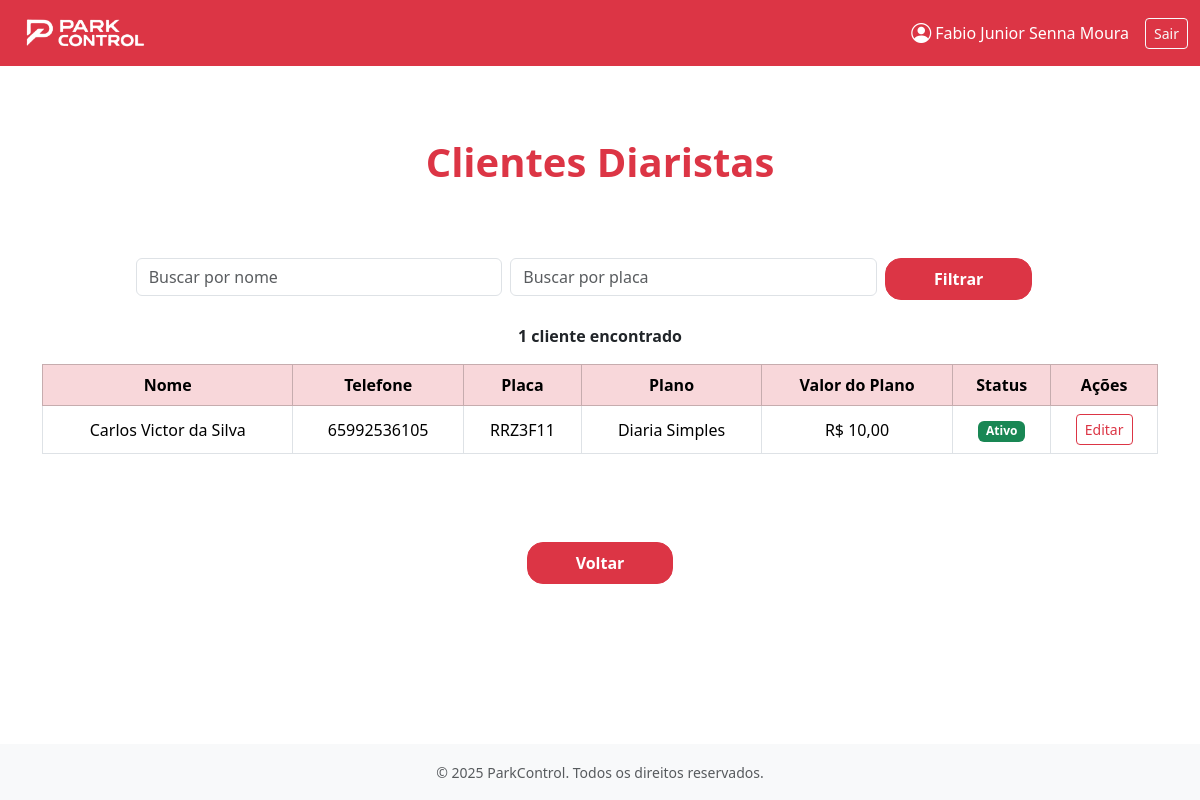
/diaristas/ (signed in), run on an earlier commit of the app's database.
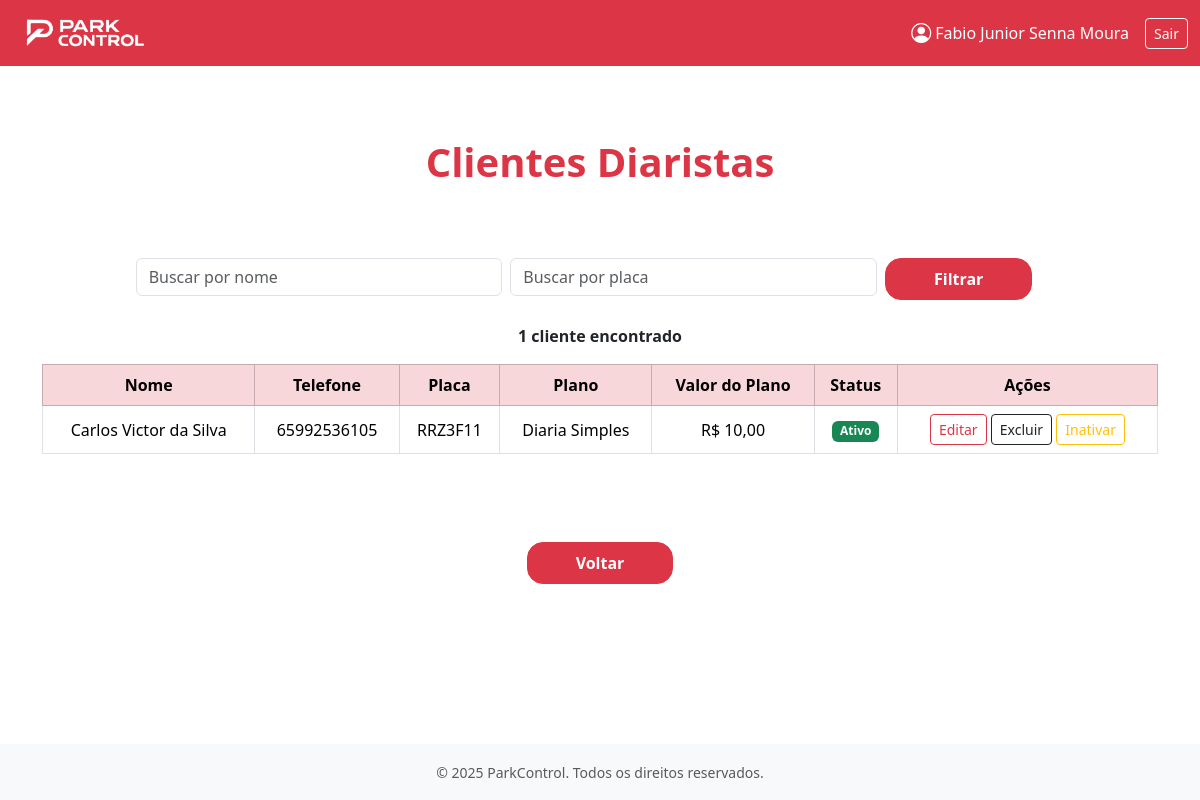
And on a later commit of the database.
### apps/clientes/models.py (models this page shows, shortened)
class Diarista(models.Model):
    nome = models.CharField(max_length=100)
    telefone = models.CharField(
        max_length=15,
        validators=[
            RegexValidator(
                r'^\(?\d{2}\)?[-.\s]?\d{4,5}[-.\s]?\d{4}$',
                'Telefone no formato inválido (ex: (65) 99999-9999)'
            )
        ]
    )
    plano = models.ForeignKey(
        Planos,
        on_delete=models.SET_NULL,
        null=True,
        blank=True,
        limit_choices_to={'tipo_plano': 'Diarista'},
        related_name="diaristas"
    )
    placa = models.CharField(
        max_length=10,
        unique=True,
        validators=[
            RegexValidator(
                r'^[A-Z]{3}[0-9][A-Z][0-9]{2}$',
                'Placa no formato inválido (ex: ABC1D23 - padrão Mercosul)'
            )
        ]
    )
    ativo = models.BooleanField(default=True)

### apps/planos/models.py (models this page shows, shortened)
class Planos(models.Model):
    TIPO_PLANO_CHOICES = [
        ('Mensalista', 'Mensalista'),
        ('Diarista', 'Diarista'),
    ]
    TIPO_MENSAL_CHOICES = [
        ('Mensal', 'Mensal'),
        ('Anual','Anual')
    ]
    STATUS_CHOICES = [
        ('Ativo', 'Ativo'),
        ('Inativo', 'Inativo'),
    ]
    nome = models.CharField( max_length=50, blank=False, null=False)
    validade = models.PositiveIntegerField(blank=False, null=False)
    descricao = models.TextField(blank=True)
    data_criacao = models.DateTimeField(auto_now_add=True)
    ultima_alteracao = models.DateTimeField(auto_now=True)
    tipo_plano = models.CharField(max_length=20, choices=TIPO_PLANO_CHOICES, blank=False, null=False)
    status = models.CharField(max_length=20, choices=STATUS_CHOICES, blank=True, null=True,default='Ativo')
    valor_diaria = models.DecimalField(max_digits=10, decimal_places=2, blank=True, null=True)
    valor = models.DecimalField(max_digits=10, decimal_places=2, blank=True, null=True)
    tipo_mensal  = models.CharField(max_length=20, choices=TIPO_MENSAL_CHOICES, blank=True, null=True)

### apps/clientes/views.py (the view)
# urls.py: path('diaristas/', views.cliente_diarista_view, name='cliente_diarista'),
def cliente_diarista_view(request):
    diaristas = Diarista.objects.all()
    query_nome = request.GET.get('nome', '')
    query_placa = request.GET.get('placa', '')
    if query_nome:
        diaristas = diaristas.filter(nome__icontains=query_nome)
    if query_placa:
        diaristas = diaristas.filter(placa__icontains=query_placa)
    return render(request, 'clientes/cliente_diarista.html', {'diaristas': diaristas, 'query_nome': query_nome, 'query_placa': query_placa})

### apps/clientes/templates/clientes/cliente_diarista.html (shortened to what the changed rows need)
{% extends "base.html" %}
{% load static %}
{% block content %}
<main class="flex-grow-1 d-flex flex-column justify-content-center align-items-center py-5">
    <h1 class="text-danger fw-bold mb-5">Clientes Diaristas</h1>
    <div class="container mt-4">
        <div class="table-responsive">
            {% if diaristas %}
            <table class="table table-bordered text-center align-middle">
                <thead class="table-danger">
                    <tr>
                        <th>Nome</th>
                        <th>Telefone</th>
                        <th>Placa</th>
                        <th>Plano</th>
                        <th>Valor do Plano</th>
                        <th>Status</th>
                        <th>Ações</th>
                    </tr>
                </thead>
                <tbody>
                    {% for cliente in diaristas %}
                    <tr>
                        <td>{{ cliente.nome }}</td>
                        <td>{{ cliente.telefone }}</td>
                        <td>{{ cliente.placa }}</td>
                        <td>{{ cliente.plano.nome }}</td>
                        <td>R$ {{ cliente.plano.valor|floatformat:2 }}</td>
                        <td>
                            {% if cliente.ativo %}
                                <span class="badge bg-success">Ativo</span>
                            {% else %}
                                <span class="badge bg-secondary">Inativo</span>
                            {% endif %}
                        </td>
                        <td>
                            <a href="{% url 'clientes:editar_diarista' pk=cliente.pk %}" class="btn btn-outline-danger btn-sm">Editar</a>
                            {% if user.is_authenticated and user.perfil_acesso == 'Administrador' %}
                                <a href="{% url 'clientes:excluir_diarista' pk=cliente.pk %}" class="btn btn-outline-dark btn-sm">Excluir</a>
                                {% if cliente.ativo %}
                                    <a href="{% url 'clientes:inativar_diarista' pk=cliente.pk %}" class="btn btn-outline-warning btn-sm">
                                        Inativar
                                    </a>
                                {% else %}
                                    <a href="{% url 'clientes:ativar_diarista' pk=cliente.pk %}" class="btn btn-outline-success btn-sm">
                                        Ativar
                                    </a>
                                {% endif %}
                            {% endif %}
                        </td>
                    </tr>
                    {% empty %}
                    <tr>
                        <td colspan="5">Nenhum cliente encontrado.</td>
                    </tr>
                    {% endfor %}
                </tbody>
            </table>
            {% else %}
            <p class="text-center fw-bold text-muted">Nenhum cliente encontrado.</p>
            {% endif %}
        </div>
    </div>
</main>
<footer class="text-center mt-4">
    {% if user.is_authenticated and user.perfil_acesso == 'Administrador' %}
        <a href="{% url 'usuarios:gerencia_cliente' %}" class="btn btn-danger px-5 py-2 rounded-4 fw-bold">
            Voltar
        </a>
    {% else %}
        <a href="{% url 'frentistas:gerenciar_clientes' %}" class="btn btn-danger px-5 py-2 rounded-4 fw-bold">
            Voltar
        </a>
    {% endif %}
</footer>
{% endblock %}

What changed in the data, as far as the page shows it:
changed Usuario "Fabio Junior Senna Moura": perfil_acesso "Frentista" → "Administrador" (drawn)
shown differently, row unchanged: Diarista "Carlos Victor da Silva": now shows "Excluir Inativar"
